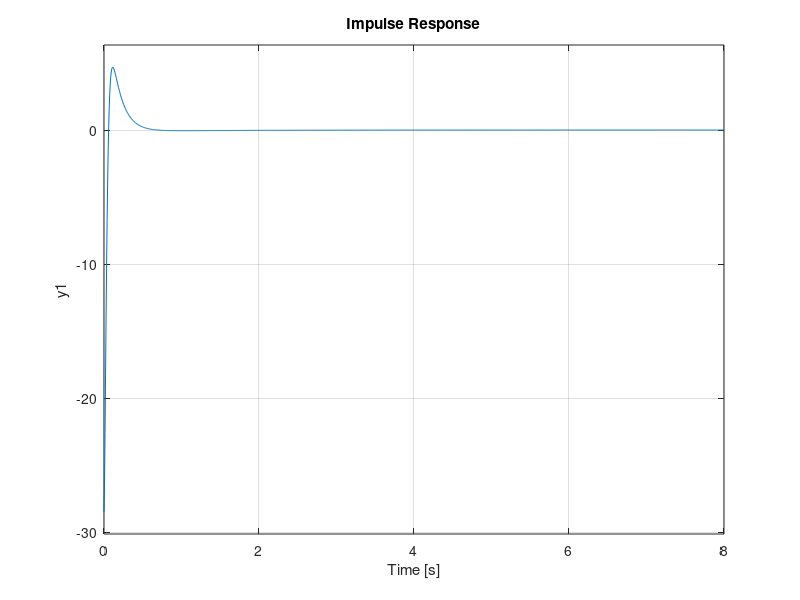

Here is the MATLAB script that generated this plot:
k2 = 135000;
b2 = 1400;
m2 = 49.2;
k1 = (3000-1000)*rand + 1000;
b1 = (4000-1000)*rand + 1000;
m1 = 466.5;
s = tf('s');
G2 = (-m1*b2*s^3-m1*k2*s^2)/((m1*s^2+b1*s+k1)*(m2*s^2+(b1+b2)*s+(k1+k2))-(b1*s+k1)*(b1*s+k1));
subplot(2,1,1);
step(G2);
subplot(2,1,2);
impulse(G2);